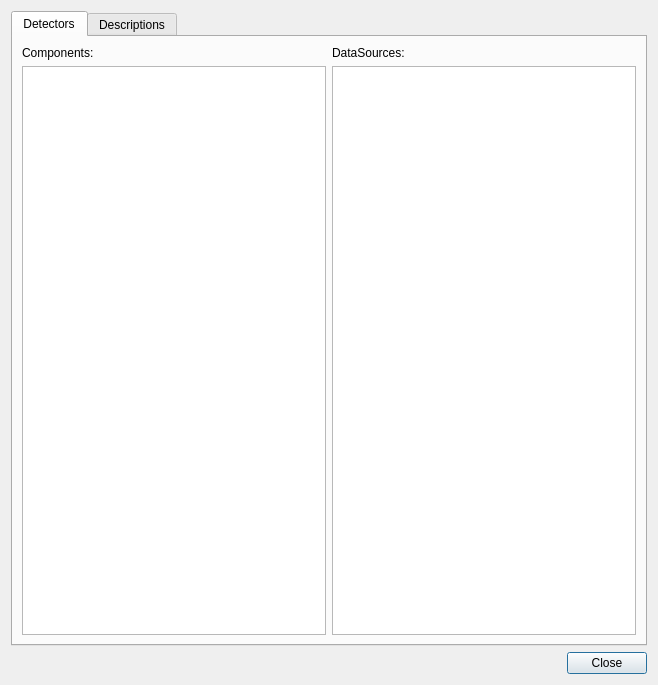
<?xml version="1.0" encoding="UTF-8"?>
<ui version="4.0">
 <class>CpGroupsDlg</class>
 <widget class="QDialog" name="CpGroupsDlg">
  <property name="geometry">
   <rect>
    <x>0</x>
    <y>0</y>
    <width>658</width>
    <height>685</height>
   </rect>
  </property>
  <property name="windowTitle">
   <string>Dialog</string>
  </property>
  <layout class="QGridLayout" name="gridLayout">
   <item row="0" column="0">
    <layout class="QVBoxLayout" name="verticalLayout">
     <item>
      <widget class="QTabWidget" name="tabWidget">
       <property name="currentIndex">
        <number>0</number>
       </property>
       <widget class="QWidget" name="detector">
        <attribute name="title">
         <string>Detectors</string>
        </attribute>
        <layout class="QGridLayout" name="gridLayout_3">
         <item row="0" column="0">
          <layout class="QGridLayout" name="gridLayout_2">
           <item row="0" column="0">
            <widget class="QLabel" name="dcpLabel">
             <property name="text">
              <string>Components:</string>
             </property>
            </widget>
           </item>
           <item row="0" column="1">
            <widget class="QLabel" name="ddsLabel">
             <property name="text">
              <string>DataSources:</string>
             </property>
            </widget>
           </item>
           <item row="1" column="0">
            <widget class="QTableWidget" name="dcpTableWidget"/>
           </item>
           <item row="1" column="1">
            <widget class="QTableWidget" name="ddsTableWidget"/>
           </item>
          </layout>
         </item>
        </layout>
       </widget>
       <widget class="QWidget" name="beamline">
        <attribute name="title">
         <string>Descriptions</string>
        </attribute>
        <layout class="QGridLayout" name="gridLayout_5">
         <item row="0" column="0">
          <layout class="QGridLayout" name="gridLayout_4">
           <item row="0" column="0">
            <widget class="QLabel" name="bcpLabel">
             <property name="text">
              <string>Components:</string>
             </property>
            </widget>
           </item>
           <item row="0" column="1">
            <widget class="QLabel" name="bdsLabel">
             <property name="text">
              <string>DataSources:</string>
             </property>
            </widget>
           </item>
           <item row="1" column="0">
            <widget class="QTableWidget" name="bcpTableWidget"/>
           </item>
           <item row="1" column="1">
            <widget class="QTableWidget" name="bdsTableWidget"/>
           </item>
          </layout>
         </item>
        </layout>
       </widget>
      </widget>
     </item>
     <item>
      <widget class="QDialogButtonBox" name="closeButtonBox">
       <property name="standardButtons">
        <set>QDialogButtonBox::Close</set>
       </property>
      </widget>
     </item>
    </layout>
   </item>
  </layout>
 </widget>
 <resources/>
 <connections/>
</ui>
